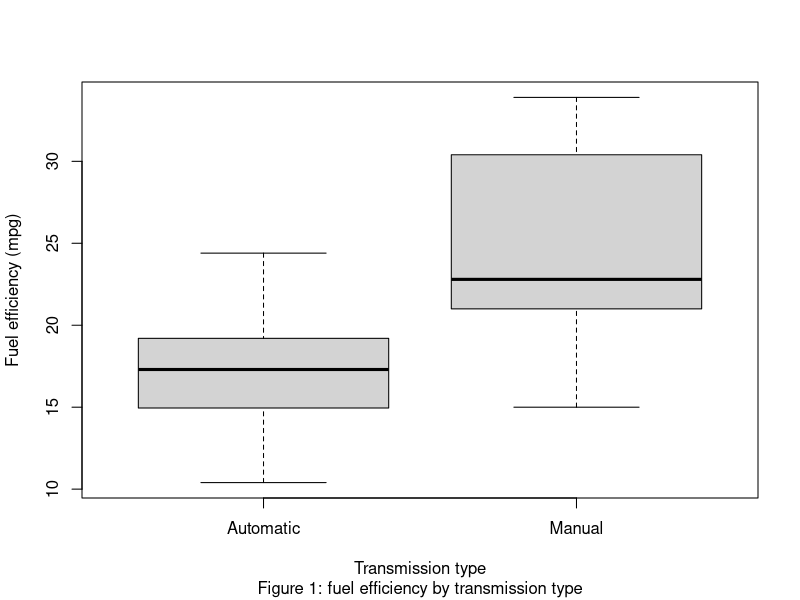
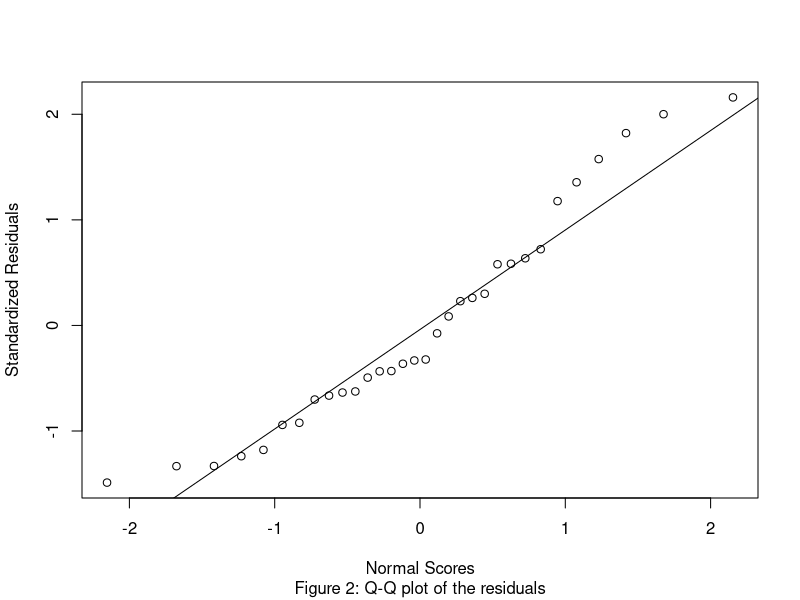
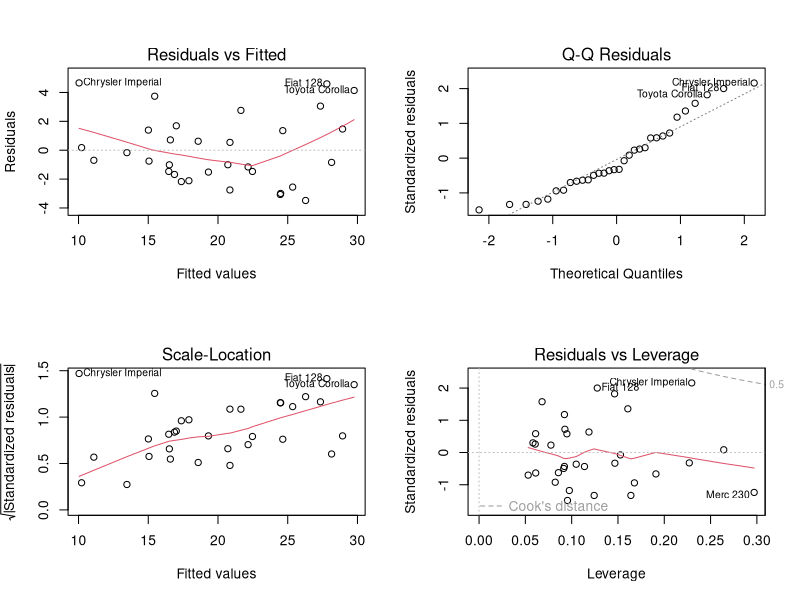

Reproduce these figures in R, in order.
#Loads the data
data(mtcars)

#Sets the transmission as factors and names them
mtcars$am <- as.factor(mtcars$am)
levels(mtcars$am) <- c("Automatic", "Manual")

#Plots a boxplot
boxplot(mpg~am, data=mtcars, sub="Figure 1: fuel efficiency by transmission type",
        xlab="Transmission type", ylab="Fuel efficiency (mpg)")

#T-test of mpg by transmission type
automatic <- mtcars[mtcars$am == "Automatic",]
manual <- mtcars[mtcars$am == "Manual",]
t.test(automatic$mpg, manual$mpg)

#Simple linear regression
simplelm <- lm(mpg~am, data=mtcars)
print(simplelm)
summary(simplelm)

#Multivatiate regression
#Step algorithm
data(mtcars)
stepmodel = step(lm(data = mtcars, mpg ~ .),trace=0,steps=10000)
summary(stepmodel)

#Best approximation
bestfit <- lm(mpg~am + wt + qsec, data = mtcars)
print(bestfit)

#Comparing the 2 models
anova(simplelm, bestfit)

#checking for signs of non-normality
lm.stdres = rstandard(bestfit)

qqnorm(lm.stdres, main="", sub="Figure 2: Q-Q plot of the residuals",
       ylab="Standardized Residuals", xlab="Normal Scores") 
qqline(lm.stdres)

#Residual plots
par(mfrow = c(2,2))
plot(bestfit)